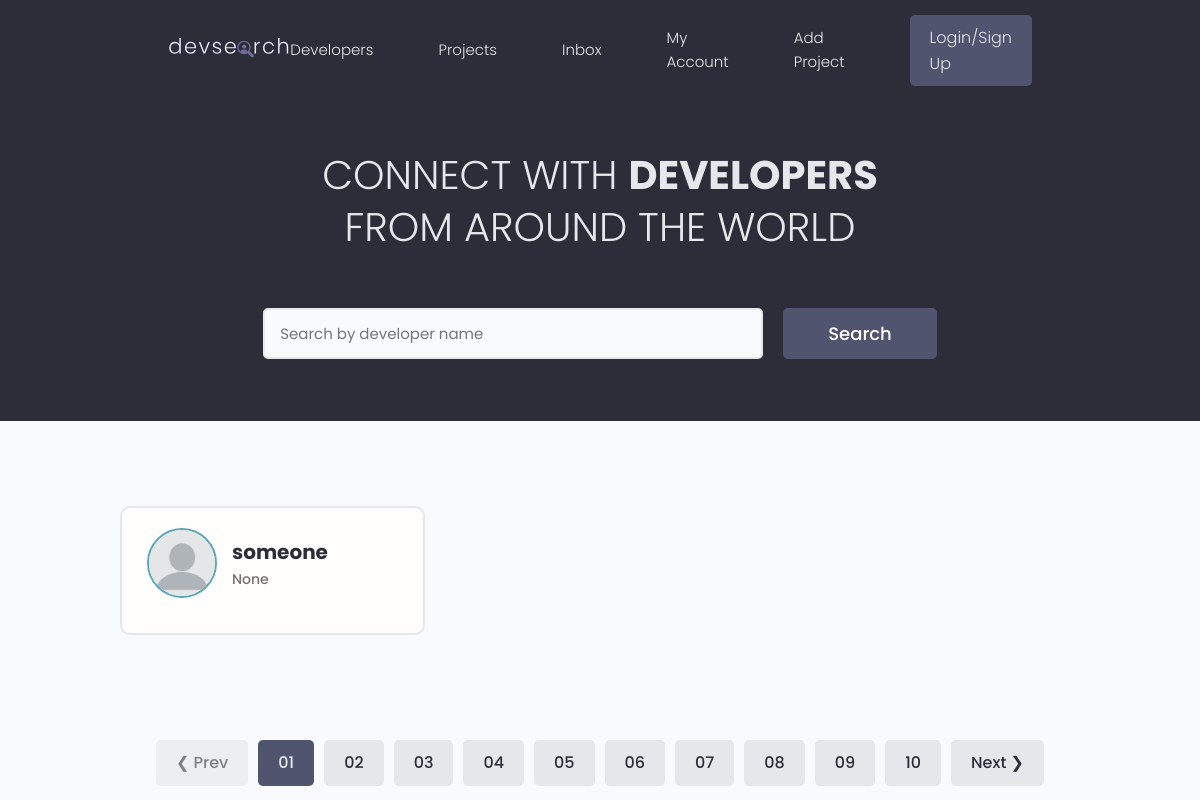
/, run on an earlier commit of the app's database.
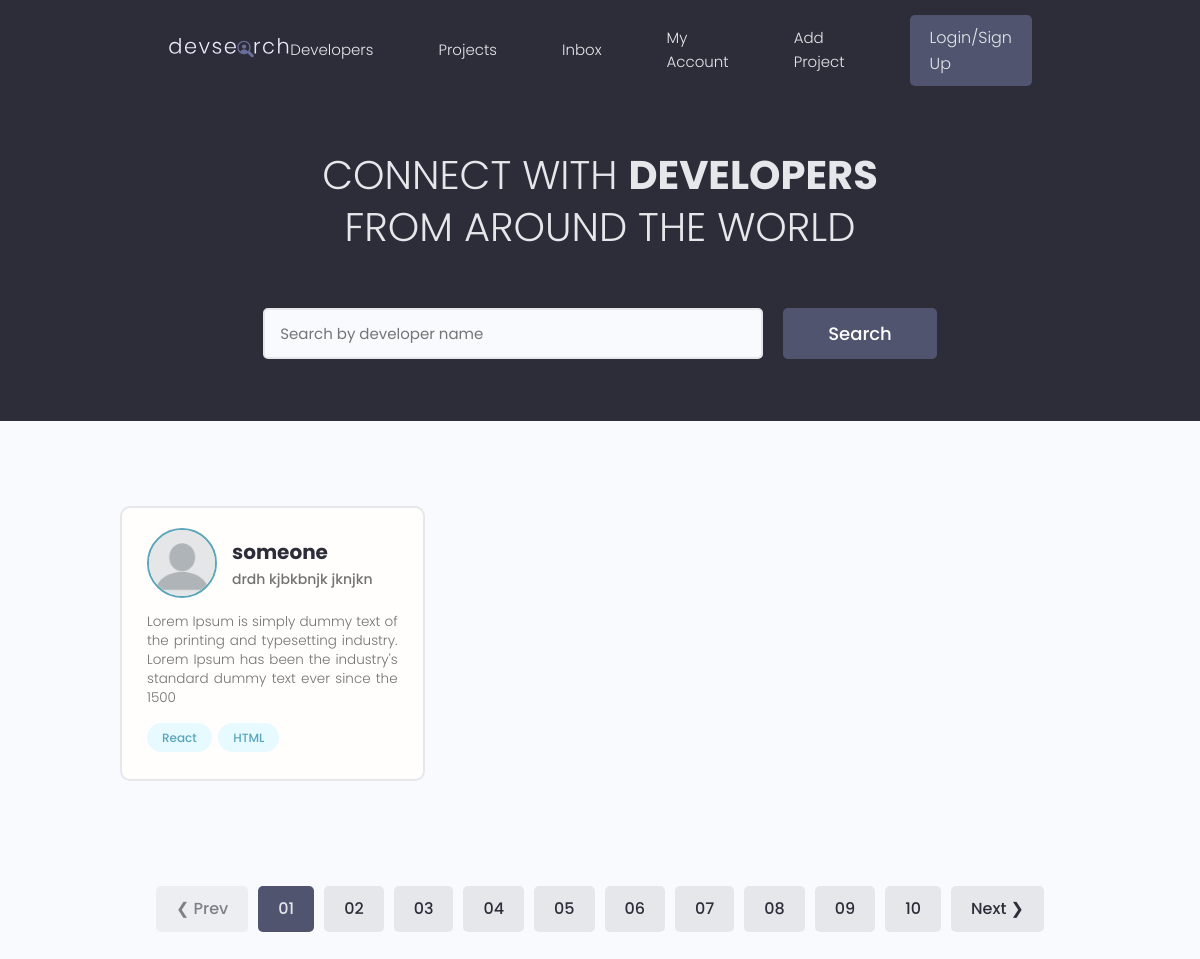
And on a later commit of the database.
### users/models.py (models this page shows, shortened)
class Profile(models.Model):
    user = models.OneToOneField(User, on_delete=models.CASCADE)
    id = models.UUIDField(default=uuid4, primary_key=True, editable=False)
    name = models.CharField(max_length=200)
    email = models.EmailField(max_length=200)
    username = models.CharField(max_length=200, blank=True, null=True)
    location = models.CharField(max_length=200, blank=True, null=True)
    short_intro = models.CharField(max_length=200, blank=True, null=True)
    bio = models.TextField(max_length=200, blank=True, null=True)
    profile_pic =models.ImageField(upload_to="profile_pic/", default="profile_pic/default.png")
    social_github = models.CharField(max_length=200, blank=True, null=True)
    social_twitter = models.CharField(max_length=200, blank=True, null=True)
    social_linkedin = models.CharField(max_length=200, blank=True, null=True)
    social_youtube = models.CharField(max_length=200, blank=True, null=True)
    social_website = models.CharField(max_length=200, blank=True, null=True)
    created_at = models.DateTimeField(auto_now_add=True)

class Skill(models.Model):
    id = models.UUIDField(default=uuid4, primary_key=True, editable=False)
    owner = models.ForeignKey(Profile, on_delete=models.CASCADE, blank=True, null=True)
    name = models.CharField(max_length=200, blank=True, null=True)
    description = models.TextField(max_length=200, blank=True, null=True)
    created_id = models.DateTimeField(auto_now_add=True)
    def __str__(self) -> str:
        return self.name

### users/views.py (the view)
# urls.py: path("", views.profiles, name="profiles"),
def profiles(request):
    profile = Profile.objects.all()
    context = {"profiles": profile}
    return render(request, "users/profiles.html", context)

### users/templates/users/profiles.html (shortened to what this page needs)
{% extends 'base.html' %}
{% block content %}
<main class="home">
  <section class="hero-section text-center">
    <div class="container container--narrow">
      <div class="hero-section__box">
        <h2>CONNECT WITH <span>DEVELOPERS</span></h2>
        <h2>FROM AROUND THE WORLD</h2>
      </div>
      <div class="hero-section__search">
        <form class="form" action="#" method="get">
          <div class="form__field">
              <input class="input input--text" id="formInput#search" type="text" name="text"
                placeholder="Search by developer name" />
            </div>
            <input class="btn btn--sub btn--lg" type="submit" value="Search" />
          </form>
        </div>
      </div>
    </section>
    <section class="devlist">
      <div class="container">
        <div class="grid grid--three">
          {% for profile in profiles %}
          <div class="column card">
            <div class="dev">
              <a href="{% url 'user-profile' profile.id %}" class="card__body">
                <div class="dev__profile">
                  <img class="avatar avatar--md" src="{{profile.profile_pic.url}}" alt="image" />
                  <div class="dev__meta">
                    <h3>{{profile.name}}</h3>
                    <h5>{{profile.short_intro}}</h5>
                  </div>
                </div>
                <p class="dev__info">
                 {{profile.bio|slice:"150"}}
                </p>
                <div class="dev__skills">
                  {% for skill in profile.skill_set.all %}
                  <span class="tag tag--pill tag--main">
                    <small>{{skill}}</small>
                  </span>
                  {% endfor %}
                </div>
              </a>
            </div>
          </div>
          {% endfor %}
        </div>
      </div>
    </section>
    <div class="pagination">
      <ul class="container">
        <li><a href="#" class="btn btn--disabled">&#10094; Prev</a></li>
        <li><a href="#" class="btn btn--sub">01</a></li>
        <li><a href="#" class="btn">02</a></li>
        <li><a href="#" class="btn">03</a></li>
        <li><a href="#" class="btn">04</a></li>
        <li><a href="#" class="btn">05</a></li>
        <li><a href="#" class="btn">06</a></li>
        <li><a href="#" class="btn">07</a></li>
        <li><a href="#" class="btn">08</a></li>
        <li><a href="#" class="btn">09</a></li>
        <li><a href="#" class="btn">10</a></li>
        <li><a href="#" class="btn">Next &#10095;</a></li>
      </ul>
    </div>
  </main>
{% endblock %}

What changed in the data, as far as the page shows it:
changed Profile "someone": short_intro "None" → "drdh kjbkbnjk jknjkn"; bio (not shown) → "Lorem Ipsum is simply dummy text of the printing and typesetting industry. Lorem Ipsum has been the industry's standard dummy text ever since the 1500"
added Skill: name "React"
added Skill: name "HTML"
